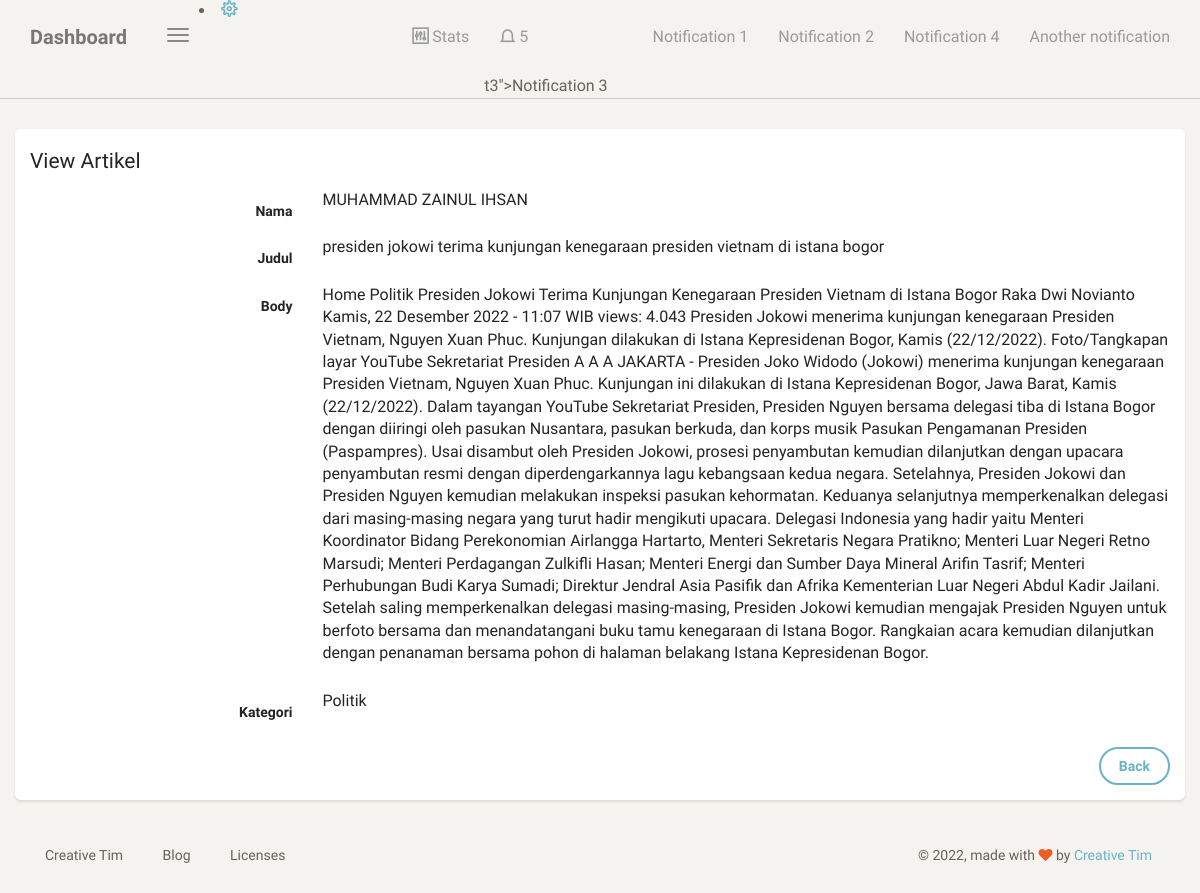
/dashboard/artikel/lihat/1 (signed in), run on the app's committed database.
### blog/models.py (models this page shows, shortened)
class Artikel(models.Model):
    nama = models.CharField(max_length=100,blank=True,null=True)
    judul = models.CharField(max_length=100)
    body = models.TextField()
    kategori = models.ForeignKey(Kategori, on_delete=models.CASCADE, blank=True,null=True)
    date = models.DateTimeField(auto_now_add=True)
    class meta :
        ordering = ['-id']
        verbose_name_plural = "Artikel"

class Kategori(models.Model):
    nama = models.CharField(max_length=100)
    def __str__(self):
         return self.nama
    class meta :
        verbose_name_plural = "Kategori"

### blog/views.py (the view)
# urls.py: path('artikel/lihat/<str:id>',lihat_artikel, name='lihat_artikel'),
@login_required
def lihat_artikel(request, id):
    template_name = "back/lihat_artikel.html"
    artikel = Artikel.objects.get(id=id)
    context = {
        'title' : 'View Artikel',
        'artikel' :artikel,
    }
    return render(request, template_name, context)

### templates/back/lihat_artikel.html (shortened to what this page needs)
{% extends 'back/base.html' %}
{% block content %}
<div class="content">
    <div class="container-fluid">
        <div class="row">
            <div class="col-6">
                <div class="card">
                    <form class="form-horizontal" method="POST">
                        <div class="card-header">
                            <h4 class="card-title">
                                {{title}}
                            </h4>
                        </div>
                        <div class="card-content">
                            <div class="form-group">
                                <label class="col-md-3 control-label">Nama</label>
                                <div class="col-md-9">
                                    <p>{{artikel.nama}}</p>
                                </div>
                            </div>
                            <div class="form-group">
                                <label class="col-md-3 control-label">Judul</label>
                                <div class="col-md-9">
                                    <p>{{artikel.judul}}</p>
                                </div>
                            </div>
                            <div class="form-group">
                                <label class="col-md-3 control-label">Body</label>
                                <div class="col-md-9">
                                    <p>{{artikel.body}}</p>
                                </div>
                            </div>
                            <div class="form-group">
                                <label class="col-md-3 control-label">Kategori</label>
                                <div class="col-md-9">
                                    <p>{{artikel.kategori}}</p>
                                </div>
                            </div>
                        </div>
                        <div class="card-footer text-right">
                            <div class="form-group">
                                <label class="col-md-3"></label>
                                <div class="col-md-9">
                                    <a class="bt btn btn-info" href="{% url 'table_artikel' %}">Back </a>
                                </div>
                            </div>
                        </div>
                    </form>
                </div>
            </div>
        </div>
</div>
{% endblock content %}

### data on the page
Artikel: nama "MUHAMMAD ZAINUL IHSAN", judul "presiden jokowi terima kunjungan kenegaraan presiden vietnam di istana bogor", body "Home Politik Presiden Jokowi Terima Kunjungan Kenegaraan Presiden Vietnam di Istana Bogor Raka Dwi Novianto Kamis, 22 Desember 2022 - 11:07 WIB views: 4.043 Presiden Jokowi menerima kunjungan kenegaraan Presiden Vietnam, Nguyen Xuan Phuc. Kunjungan dilakukan di Istana Kepresidenan Bogor, Kamis (22/12/2022). Foto/Tangkapan layar YouTube Sekretariat Presiden A A A JAKARTA - Presiden Joko Widodo (Jokowi) menerima kunjungan kenegaraan Presiden Vietnam, Nguyen Xuan Phuc. Kunjungan ini dilakukan di Istana Kepresidenan Bogor, Jawa Barat, Kamis (22/12/2022). Dalam tayangan YouTube Sekretariat Presiden, Presiden Nguyen bersama delegasi tiba di Istana Bogor dengan diiringi oleh pasukan Nusantara,…", kategori "Politik"

### other printed values
{{ title }} "View Artikel"
